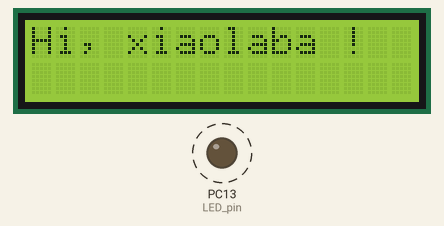
This sketch was run on a simulated STM32 Blue Pill. Parts: 16×2 character LCD, output pins drawn as LEDs (lit = HIGH). Dashed ring = blinking.

Above: at 0.28 s.
At 9.6 s:
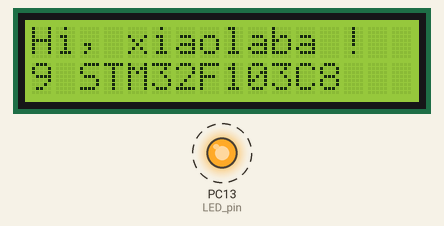
At 20.1 s:
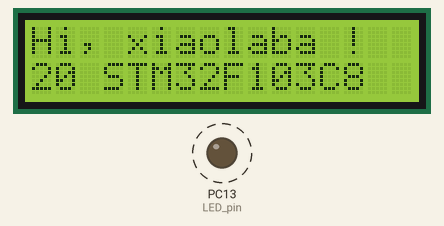
At 39.75 s:
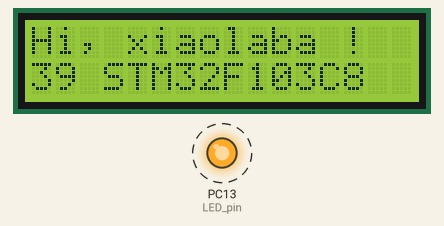
Timing chart, 0 to 40.0 s (numbered marks = the images above):
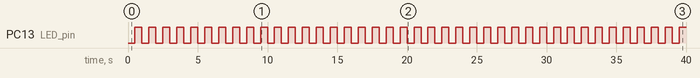

Measured:
- by itself, PC13 (LED_pin): alternates HIGH for 0.50 s and LOW for 0.50 s
- what the display in image 1 shows lasts 1.0 s, from 9.0 s to 10.0 s

The sketch:

STM32F103C8T6_Arduino_Hi_LCD1602.ino
```cpp
/*
  STM32F103C8 board testing
  LCD1602 4-bit mode, demo the use a 16x2 LCD display.  The LiquidCrystal
  library works with all LCD displays that are compatible with the
  Hitachi HD44780 driver.

  This sketch prints LCD "Hi xiaolaba !", update every second
  LED (connected to PC13) blinking 1Hz

## STM32F103C8 or STM32F103CB, LQFP 48 pin, pin number is map to pin number of the IC
  The circuit:
LCD1602  | STM32F103
---------+--------------
VSS      | GND
VDD      | +5v
CONTRAST | GND
RS       | PA5
R/W      | GND
Enable   | PA4
D0       | no connection
D1       | no connection
D2       | no connection
D3       | no connection
D4       | PA3
D5       | PA2
D6       | PA1
D7       | PA0
LED+     | +5V
*/

// include the library code:
#include <LiquidCrystal.h>

/*
// working good STM32F103C8
// LCD1602 pin# vs STM32F103C8 pin#
#define rs PA5
#define en PA4
#define d4 PA3
#define d5 PA2
#define d6 PA1
#define d7 PA0
*/

// working good for STM32F103C8
const int rs = PA5, en = PA4, d4 = PA3, d5 = PA2, d6 = PA1, d7 = PA0;

LiquidCrystal lcd(rs, en, d4, d5, d6, d7);

#define LED_pin PC13

void setup() {
  pinMode(LED_pin, OUTPUT);

  // set up the LCD's number of columns and rows:
  lcd.begin(16, 2);
  // Print a message to the LCD.
  lcd.print("Hi, xiaolaba !");
}


void loop() {
  static unsigned long lastToggle = 0; // Track last toggle time
  static unsigned long lastLcdUpdate = 0; // Track last LCD update time
  const unsigned long toggleInterval = 500; // 500ms for LED toggle
  const unsigned long lcdInterval = 1000; // 1000ms for LCD update

  unsigned long currentMillis = millis(); // Current time

  // Toggle LED every 500ms
  if (currentMillis - lastToggle >= toggleInterval) {
    digitalWrite(PC13, !digitalRead(PC13)); // Toggle pin state
    lastToggle = currentMillis; // Update last toggle time
  }

  // Update LCD every 1000ms
  if (currentMillis - lastLcdUpdate >= lcdInterval) {
    lcd.setCursor(0, 1); // Set cursor to column 0, line 1
    lcd.print(currentMillis / 1000); // Print seconds since reset
    lcd.print(" STM32F103C8"); // Print text
    lastLcdUpdate = currentMillis; // Update last LCD update time
  }
}
```
